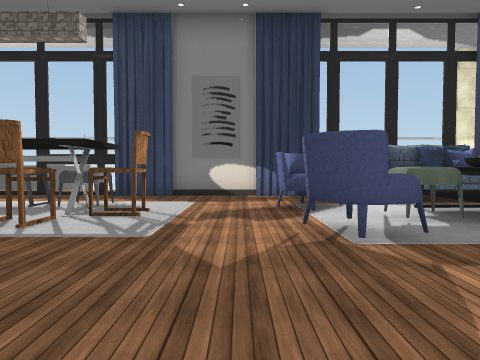
[1] (above)

16 first-person views from a walk through a scene from a Unity 3-D project. The camera is 1.4 m above the floor, tilts 2° down and sees 70° across. The floor is counted in squares, 2 m on a side. Each view is taken from the middle of a square. On the plan, view 1 faces up. The plan holds only what a view shows up to about 11 squares ahead; the rest is blank. The place goes on beyond the plan. The player is left out. Some animated figures are left out. Some surface patterns are stand-ins.

[2]
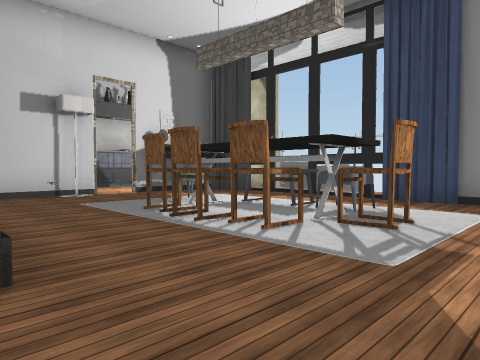

[3]
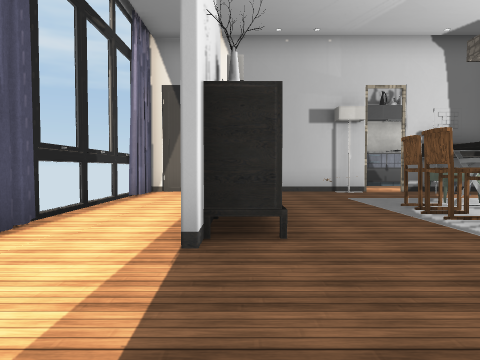

[4]
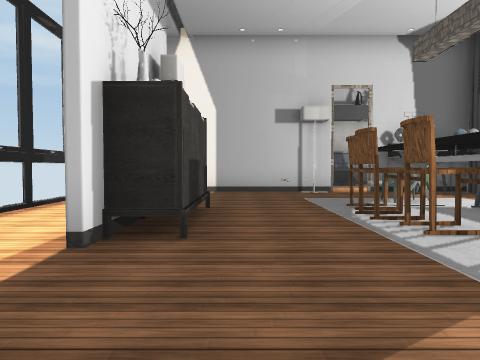

[5]
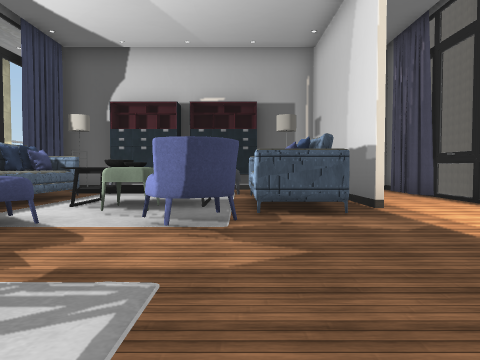

[6]
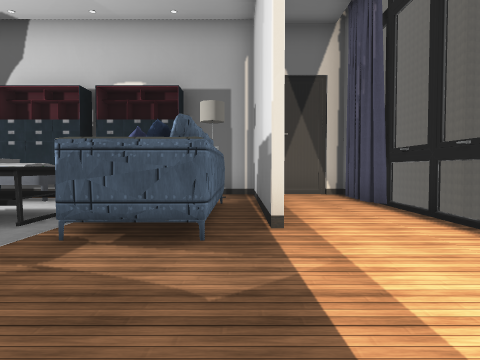

[7]
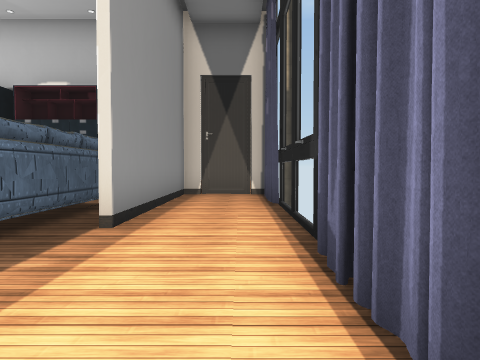

[8]
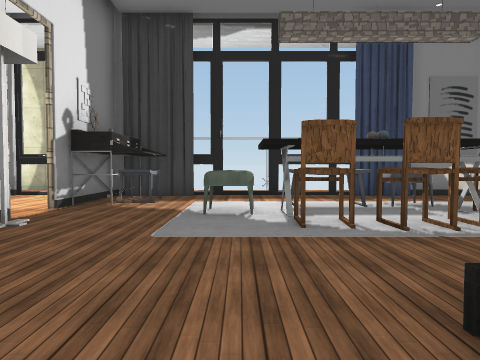

[9]
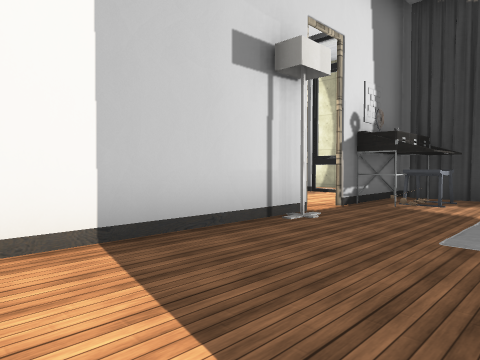

[10]
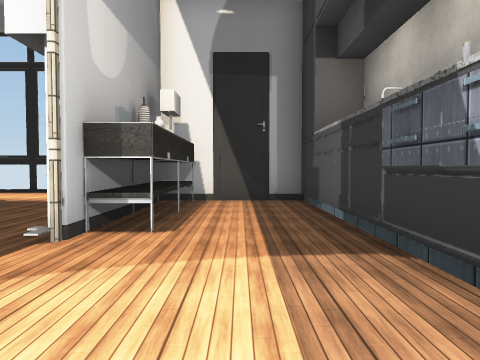

[11]
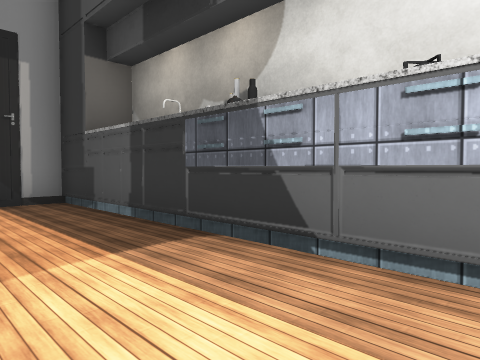

[12]
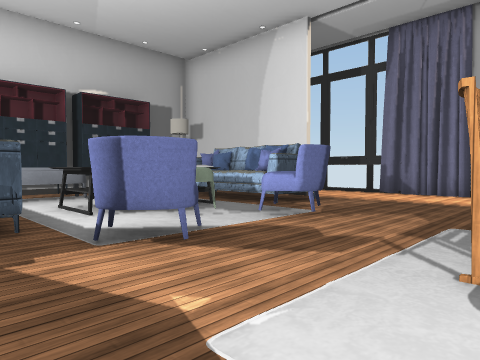

[13]
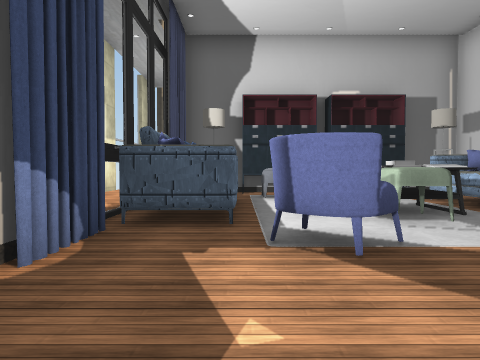

[14]
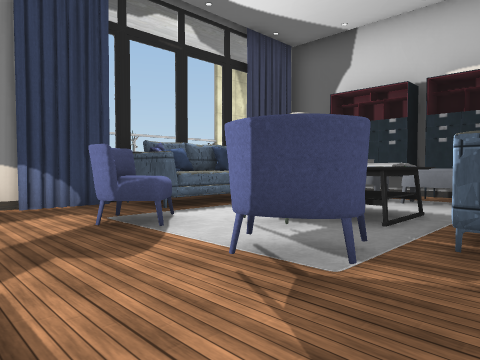

[15]
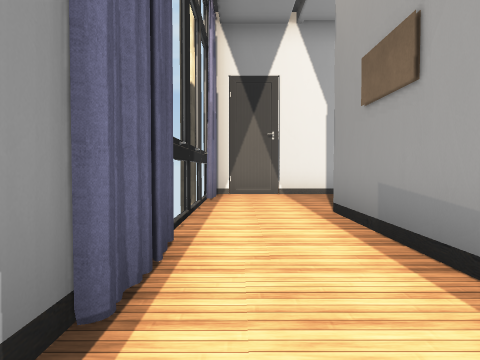

[16]
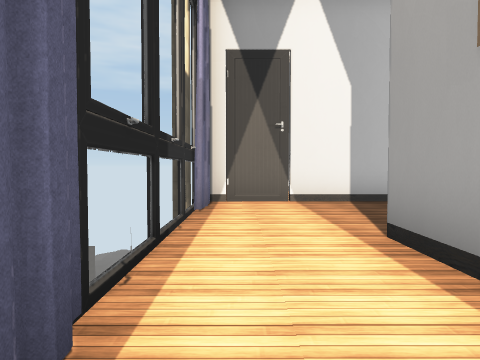

### Floor plan
Key: @ floor where view 1 was taken; # wall or solid block; . floor; = window, fence, low wall or low ledge; ^ raised ledge; T thing the floor can be seen under or through; O other object.
Columns run from 13 left of view 1 to 9 right of it. Each row starts with its distance up from view 1.
  9 #################
  8 #...#...........OOO##
  7 #...##..^^^.....^^^##
  6 #...#.#...^...O.^^.^#
  5 #......^TTTO....^O.^#
  4 #..##...OOO...O.OO.^#
  3 #..#..O.......O..==^#
  2 #.. ............OOO###
  1 #..#....####....######
  0 ####.........@.......##
 -1    #..................#
 -2    ####################

Positions as (right, up) in squares from view 1, and headings:
1: (0, 0), facing up
2: (0, 1), facing up-left
3: (1, 1), facing left
4: (1, 2), facing left
5: (-3, 3), facing right
6: (-1, 1), facing right
7: (-1, -1), facing right
8: (-6, 0), facing up
9: (-6, 0), facing up-left
10: (-11, 8), facing down
11: (-10, 8), facing down-left
12: (-2, 8), facing down-right
13: (-2, 7), facing right
14: (-1, 2), facing up-right
15: (0, -1), facing left
16: (-2, -1), facing left
